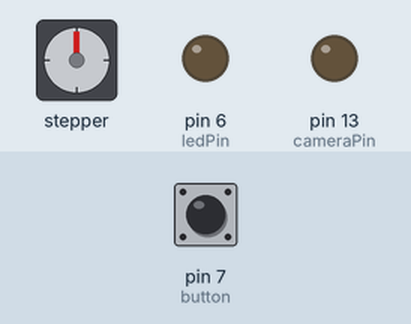
Simulated run of this sketch. Board: Arduino Uno, built with avr-gcc and run on an emulated ATmega328P. On the bench: stepper motor, output pins drawn as LEDs (lit = HIGH). The inputs (shaded band) are chosen by the test bench; at power-on: pin 7 (button) HIGH. Stepper angles assume 4096 steps per turn.

Above: at 1.2 s.
1.3 s: pin 7 (button) pulled LOW for 0.15 s
At 1.47 s:
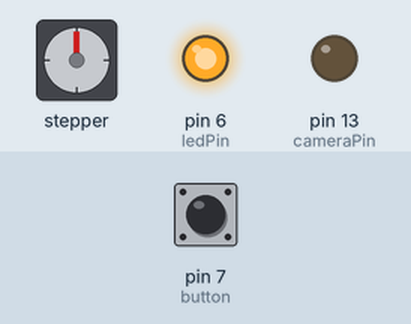
At 6.9 s:
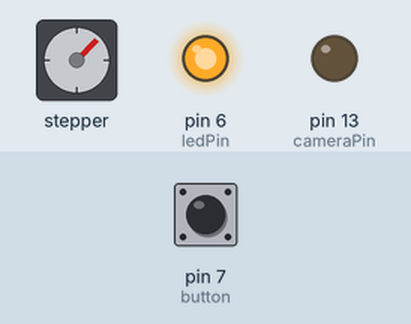
Timing chart, 0 to 13.3 s (numbered marks = the images above; inputs shaded):
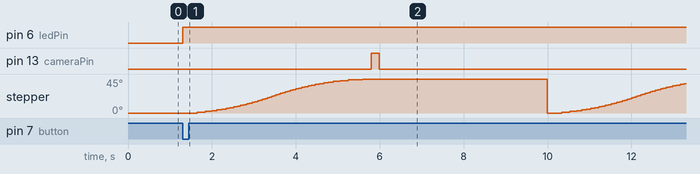

The sketch:

PhotoCapture.ino
```cpp
#include <ezButton.h>
#include <AccelStepper.h>

#define HALF4WIRE 8


#define ledPin 6
#define cameraPin 13

#define REV 4096

/**
 *  I'm using a 28BYJ-48 stepper motor with a ULN2003 driver
 *  I tested a nema 17 motor and found it to be overkill, microstepping was needed to avoid vibration
 *  and the power requirements were heavier. The smaller 5v motor does the job fine and is simpler to deploy.
 */

#define motorPin1  8         // IN1 on the ULN2003 driver 1
#define motorPin2  9         // IN2 on the ULN2003 driver 1
#define motorPin3  10        // IN3 on the ULN2003 driver 1
#define motorPin4  11        // IN4 on the ULN2003 driver 1

AccelStepper stepper_Motor(HALF4WIRE, motorPin1, motorPin3, motorPin2, motorPin4);
const int MAXSPEED =  2000;
const int ACCELERATION = 100;
const int STEPS = 200; //(STEPS_PER_REVOLUTION * GEAR_REDUCTION)/ TURN_FACTOR;

ezButton button(7);
const int numRotation = 8;


void setup() {
  stepper_Motor.setMaxSpeed(MAXSPEED);
  stepper_Motor.setAcceleration(ACCELERATION);
  stepper_Motor.setSpeed(1000);

  pinMode(ledPin, OUTPUT);
  pinMode(cameraPin, OUTPUT);
  digitalWrite(cameraPin, LOW);
}

void loop() {

  button.loop(); // have to call this first - per ezButton

  if(button.isPressed()){
    digitalWrite(ledPin, HIGH);

    for (int i = 0; i < 80; i++){
      stepper_Motor.setCurrentPosition(0);
      stepper_Motor.moveTo(REV / numRotation);
      // Run to target position with set speed and acceleration/deceleration:
      stepper_Motor.runToPosition();
      delay(200); // can lengthen this if wobble from motor
      // trigger the camera
      digitalWrite(cameraPin, HIGH);
      delay(200);
      digitalWrite(cameraPin, LOW);
      delay(4000); // allows for up to 4 second shutter speed
    }
    digitalWrite(ledPin, LOW);
  }

  if(button.isReleased()){
    // this needs to be here or the button down code loops twice - I don't know why yet
    Serial.println("The button is released");
  }

}
```

Measured:
- after the input at 1.3 s, pin 6 (ledPin): LOW → HIGH at once; pin 13 (cameraPin): LOW → HIGH after 4.5 s, → LOW 0.20 s later; stepper: turns 45° clockwise in 3.9 s, then 45° counter-clockwise in 0.00 s, then 39° clockwise in 2.9 s
